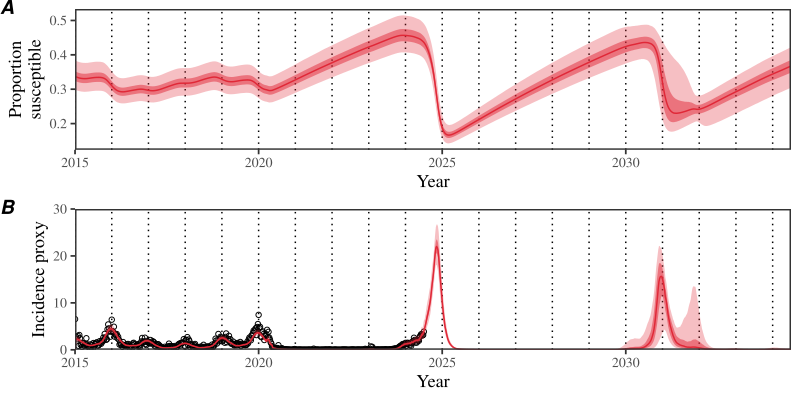

The script that saved this image:
library(tidyr)
library(dplyr)
library(ggplot2); theme_set(theme_bw(base_family="Times", base_size = 13))
library(rstan)
library(egg)
source("../script/script_incidence.R")
load("../stanfit_sirs/stanfit_sirs_us_incidence_npi.rda")
load("../data/data_processed_mobility_us.rda")

ss <- summary(stanfit_sirs_us_incidence_npi)

N <- nrow(data_incidence)
Npred <- 52*10

fitdata <- data.frame(
	year=c(2014, rep(2015:2040, each=52)[1:(N+Npred-1)]),
	week=c(52, rep(1:52, 30)[1:(N+Npred-1)]),
	est=ss$summary[grepl("C\\[", rownames(ss$summary)),6],
	lwr=ss$summary[grepl("C\\[", rownames(ss$summary)),4],
	upr=ss$summary[grepl("C\\[", rownames(ss$summary)),8],
	lwr2=ss$summary[grepl("C\\[", rownames(ss$summary)),5],
	upr2=ss$summary[grepl("C\\[", rownames(ss$summary)),7]
)

Sdata <- data.frame(
	year=c(2014, rep(2015:2040, each=52)[1:(N+Npred-1)]),
	week=c(52, rep(1:52, 30)[1:(N+Npred-1)]),
	est=ss$summary[grepl("S\\[", rownames(ss$summary)),6],
	lwr=ss$summary[grepl("S\\[", rownames(ss$summary)),4],
	upr=ss$summary[grepl("S\\[", rownames(ss$summary)),8],
	lwr2=ss$summary[grepl("S\\[", rownames(ss$summary)),5],
	upr2=ss$summary[grepl("S\\[", rownames(ss$summary)),7]
)

fitdata %>%
	filter(est==max(est))

g1 <- ggplot(data_incidence) +
	geom_vline(xintercept=2015:2034, lty=3) +
	geom_point(aes(year+week/52, proxy), shape=1) +
	geom_line(data=fitdata, aes(year+week/52, est), col="#E02938") +
	geom_ribbon(data=fitdata, aes(year+week/52, ymin=lwr, ymax=upr), fill="#E02938", alpha=0.3) +
	geom_ribbon(data=fitdata, aes(year+week/52, ymin=lwr2, ymax=upr2), fill="#E02938", alpha=0.5) +
	scale_x_continuous("Year", expand=c(0, 0)) +
	scale_y_continuous("Incidence proxy", limits=c(0,30), expand=c(0, 0)) +
	theme(
		strip.background = element_blank(),
		panel.grid = element_blank(),
		panel.border = element_rect(linewidth=1)
	)

fitdata$est[which.max(fitdata$est)]/max(data_incidence$proxy)
fitdata$lwr[which.max(fitdata$est)]/max(data_incidence$proxy)
fitdata$upr[which.max(fitdata$est)]/max(data_incidence$proxy)

max(data_incidence$proxy)

g2 <- ggplot(Sdata) +
	geom_vline(xintercept=2015:2034, lty=3) +
	geom_line(aes(year+week/52, est/1e6), col="#E02938") +
	geom_ribbon(aes(year+week/52, ymin=lwr/1e6, ymax=upr/1e6), fill="#E02938", alpha=0.3) +
	geom_ribbon(aes(year+week/52, ymin=lwr2/1e6, ymax=upr2/1e6), fill="#E02938", alpha=0.5) +
	scale_x_continuous("Year", expand=c(0, 0)) +
	scale_y_continuous("Proportion\nsusceptible") +
	theme(
		strip.background = element_blank(),
		panel.grid = element_blank(),
		panel.border = element_rect(linewidth=1)
	)

gcomb <- ggarrange(g2, g1, nrow=2,
									 labels=c("A", "B"))

ggsave("figure2_new.pdf", gcomb, width=8, height=4)
